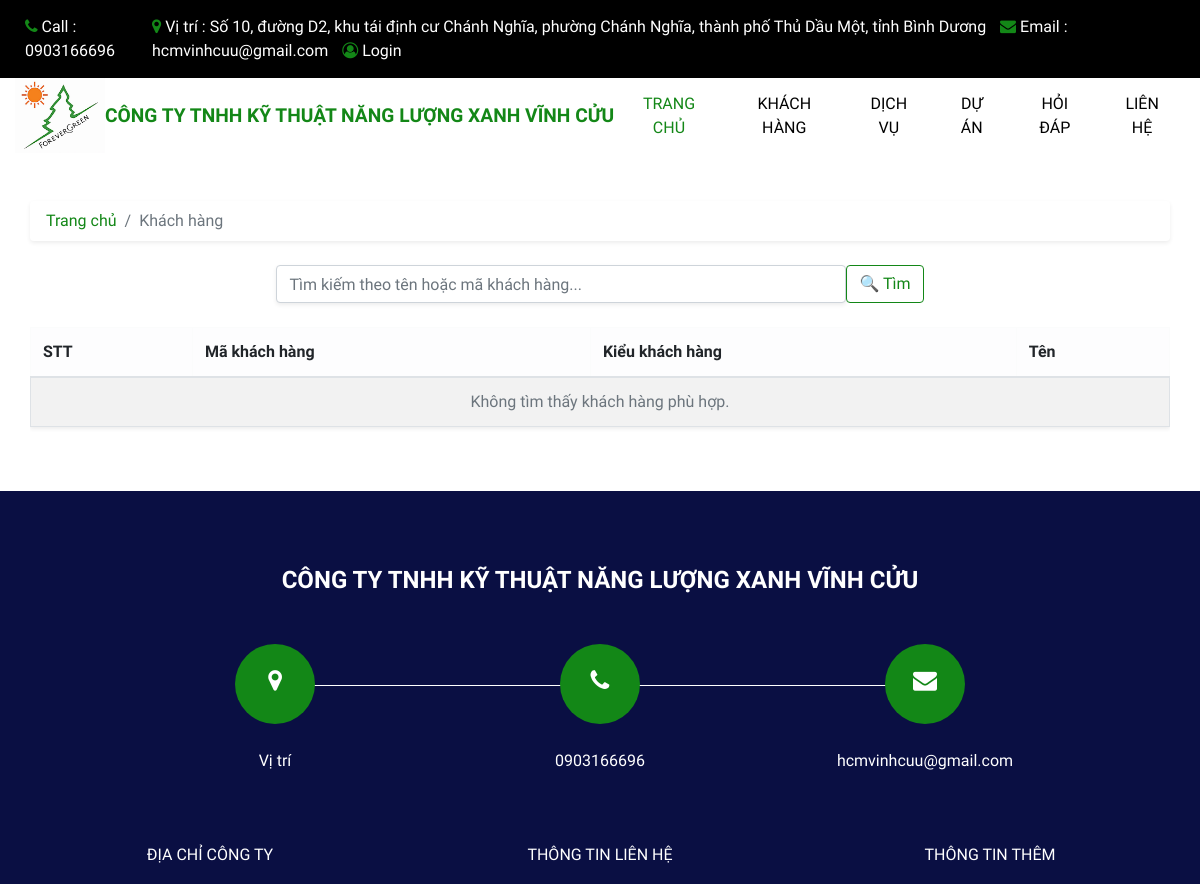
The app's page /customer/ (upper part), older data.
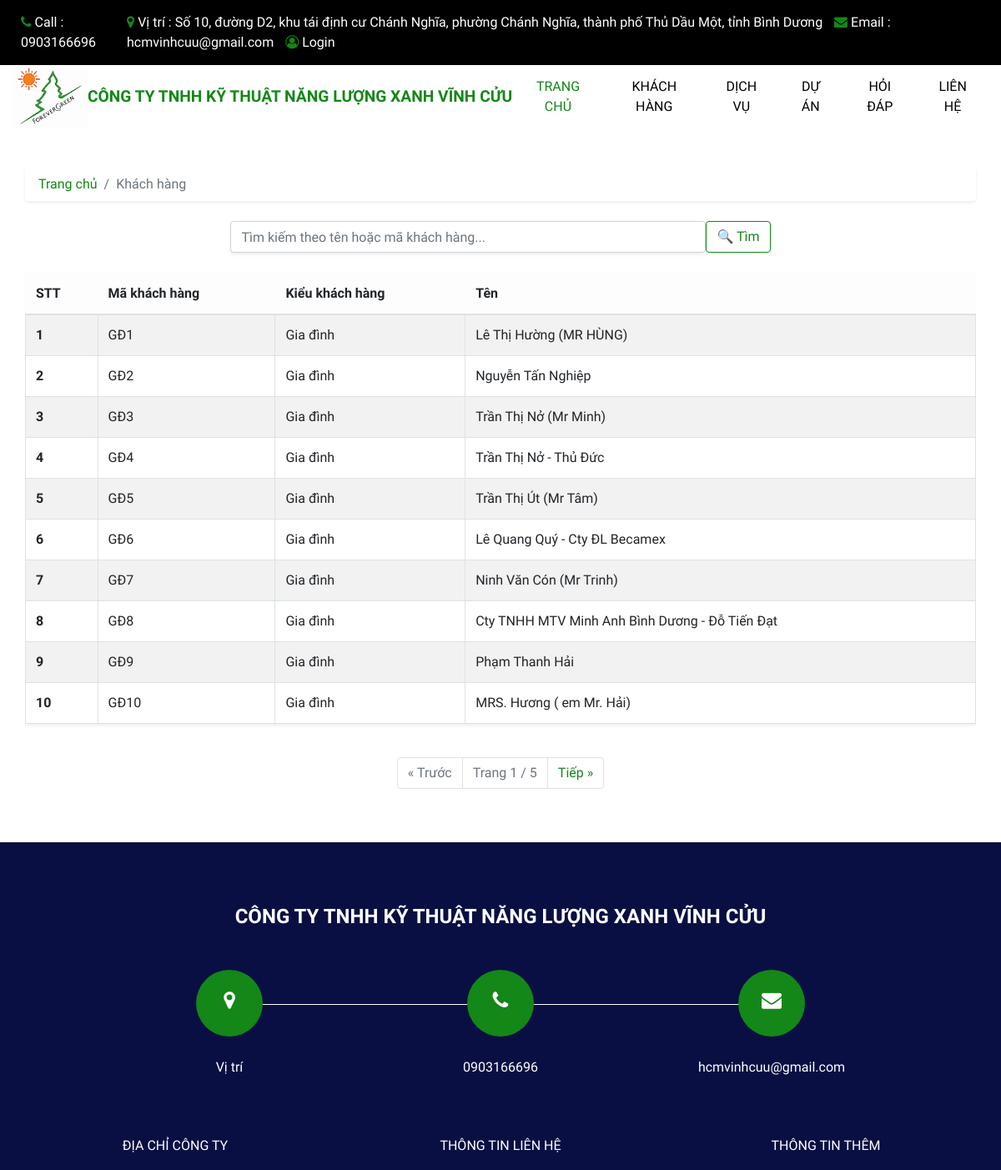
The same page, newer data.
### customer/models.py (models this page shows, shortened)
class Customer(models.Model):
    customercode = models.CharField(max_length = 255)
    customertype = models.CharField(max_length = 255)
    name = models.CharField(max_length = 255)
    locations = models.TextField()

### customer/views.py (the view)
# urls.py: path('', views.list, name='customer'),
def list(request):
    limit = 10  # Số khách hàng mỗi trang
    page = request.GET.get("page", 1)
    keyword = request.GET.get("keyword")
    if keyword:
        customer_list = Customer.objects.filter(
            Q(name__icontains=keyword) | Q(customercode__icontains=keyword)
        )
    else:
        customer_list = Customer.objects.all()
    paginator = Paginator(customer_list.order_by("id"), limit)
    try:
        customers_page = paginator.page(page)
    except PageNotAnInteger:
        customers_page = paginator.page(1)
    except EmptyPage:
        customers_page = paginator.page(paginator.num_pages)
    context = {
        "Customers": customers_page,      # Page object
        "keyword": keyword or "",         # Từ khóa tìm kiếm
    }
    return render(request, "pages/customer.html", context)

### customer/templates/pages/customer.html (shortened to what this page needs)
{% extends "pages/base.html"%}
{% load static %}
{% block content %}
<div class="container py-5">
  <nav aria-label="breadcrumb">
    <ol class="breadcrumb bg-white px-3 py-2 rounded shadow-sm">
      <li class="breadcrumb-item"><a href="{% url 'home' %}">Trang chủ</a></li>
      <li class="breadcrumb-item active" aria-current="page">Khách hàng</li>
    </ol>
  </nav>
  <form action="" method="GET" class="d-flex justify-content-center my-4">
    <input type="text" name="keyword" class="form-control w-50 me-2 shadow-sm" placeholder="Tìm kiếm theo tên hoặc mã khách hàng..." value="{{ request.GET.keyword }}">
    <button type="submit" class="btn btn-outline-primary">🔍 Tìm</button>
  </form>
  <div class="table-responsive">
    <table class="table table-striped table-bordered shadow-sm">
      <thead class="table-light">
        <tr>
          <th scope="col">STT</th>
          <th scope="col">Mã khách hàng</th>
          <th scope="col">Kiểu khách hàng</th>
          <th scope="col">Tên</th>
        </tr>
      </thead>
      <tbody>
        {% for customer in Customers %}
        <tr>
          <th scope="row">{{ forloop.counter0|add:Customers.start_index }}</th>
          <td>{{ customer.customercode }}</td>
          <td>{{ customer.customertype }}</td>
          <td>{{ customer.name }}</td>
        </tr>
        {% empty %}
        <tr>
          <td colspan="4" class="text-center text-muted">Không tìm thấy khách hàng phù hợp.</td>
        </tr>
        {% endfor %}
      </tbody>
    </table>
  </div>
  {% if Customers.paginator.num_pages > 1 %}
  <nav class="mt-4">
    <ul class="pagination justify-content-center">
      {% if Customers.has_previous %}
      <li class="page-item">
        <a class="page-link" href="?{% if request.GET.keyword %}keyword={{ request.GET.keyword }}&{% endif %}page={{ Customers.previous_page_number }}">« Trước</a>
      </li>
      {% else %}
      <li class="page-item disabled"><span class="page-link">« Trước</span></li>
      {% endif %}
      <li class="page-item disabled">
        <span class="page-link">Trang {{ Customers.number }} / {{ Customers.paginator.num_pages }}</span>
      </li>
      {% if Customers.has_next %}
      <li class="page-item">
        <a class="page-link" href="?{% if request.GET.keyword %}keyword={{ request.GET.keyword }}&{% endif %}page={{ Customers.next_page_number }}">Tiếp »</a>
      </li>
      {% else %}
      <li class="page-item disabled"><span class="page-link">Tiếp »</span></li>
      {% endif %}
    </ul>
  </nav>
  {% endif %}
</div>
{% endblock %}

Row changes from the older to the newer data that the page shows:
added Customer: customercode "GĐ1", customertype "Gia đình", name "Lê Thị Hường (MR HÙNG)"
added Customer: customercode "GĐ2", customertype "Gia đình", name "Nguyễn Tấn Nghiệp"
added Customer: customercode "GĐ3", customertype "Gia đình", name "Trần Thị Nở (Mr Minh)"
added Customer: customercode "GĐ4", customertype "Gia đình", name "Trần Thị Nở - Thủ Đức"
added Customer: customercode "GĐ5", customertype "Gia đình", name "Trần Thị Út (Mr Tâm)"
added Customer: customercode "GĐ6", customertype "Gia đình", name "Lê Quang Quý - Cty ĐL Becamex"
added Customer: customercode "GĐ7", customertype "Gia đình", name "Ninh Văn Cón (Mr Trinh)"
added Customer: customercode "GĐ8", customertype "Gia đình", name "Cty TNHH MTV Minh Anh Bình Dương - Đỗ Tiến Đạt"
added Customer: customercode "GĐ9", customertype "Gia đình", name "Phạm Thanh Hải"
added Customer: customercode "GĐ10", customertype "Gia đình", name "MRS. Hương ( em Mr. Hải)"
Text that changed along with them:
{{ Customers.number }}: (not shown) → "1"
{{ Customers.paginator.num_pages }}: (not shown) → "5"
text no longer shown: "Không tìm thấy khách hàng phù hợp."
text now shown: "« Trước Trang / Tiếp »"
